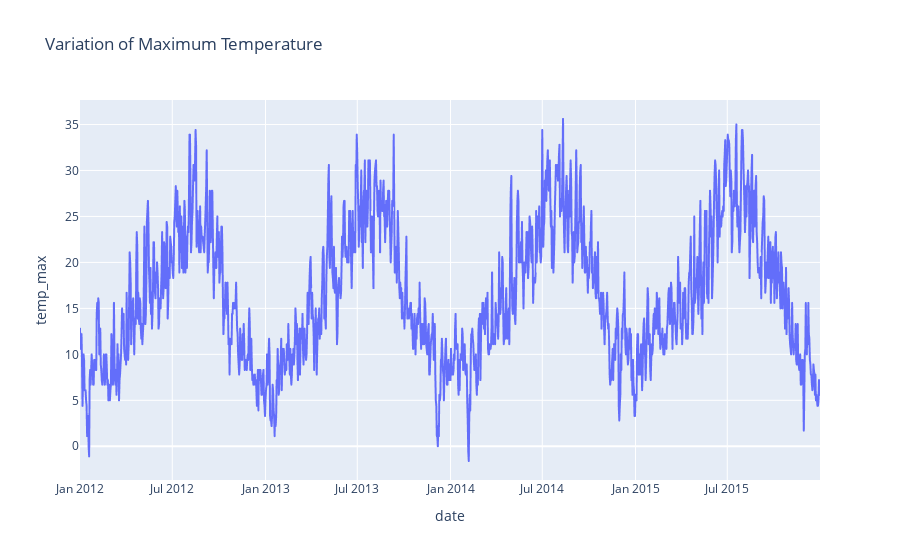

Notebook cell for this chart:
### Code cell
px.line(data_frame = df,
       x = 'date',
       y = 'temp_max', 
       title = 'Variation of Maximum Temperature')

### Figure 1 — Plotly figure (JSON) as saved in the notebook; plotly's stock layout.template omitted (floating-point values rounded to 4 significant figures; data arrays with more than 128 entries replaced by an {"elided": "..."} marker saying what was removed)
{"data": [{"hovertemplate": "date=%{x}<br>temp_max=%{y}<extra></extra>", "legendgroup": "", "line": {"color": "#636efa", "dash": "solid"}, "marker": {"symbol": "circle"}, "mode": "lines", "name": "", "showlegend": false, "type": "scattergl", "x": {"elided": "1461 str values"}, "xaxis": "x", "y": {"elided": "1461 float values"}, "yaxis": "y"}], "layout": {"autosize": true, "legend": {"tracegroupgap": 0}, "title": {"text": "Variation of Maximum Temperature"}, "xaxis": {"anchor": "y", "autorange": true, "domain": [0, 1], "range": ["2012-01-01", "2015-12-31"], "title": {"text": "date"}, "type": "date"}, "yaxis": {"anchor": "x", "autorange": true, "domain": [0, 1], "range": [-3.667, 37.67], "title": {"text": "temp_max"}, "type": "linear"}}}
